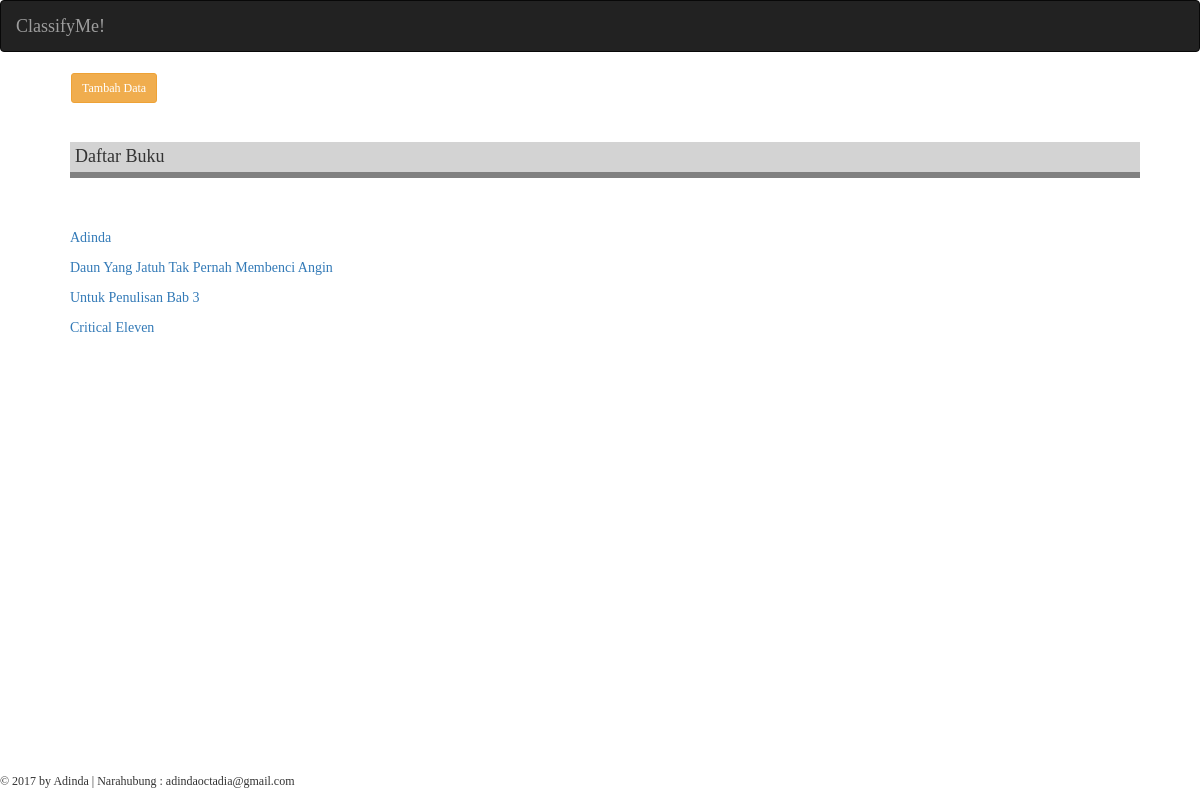
The app's page /classifyme/input/data/, older data.
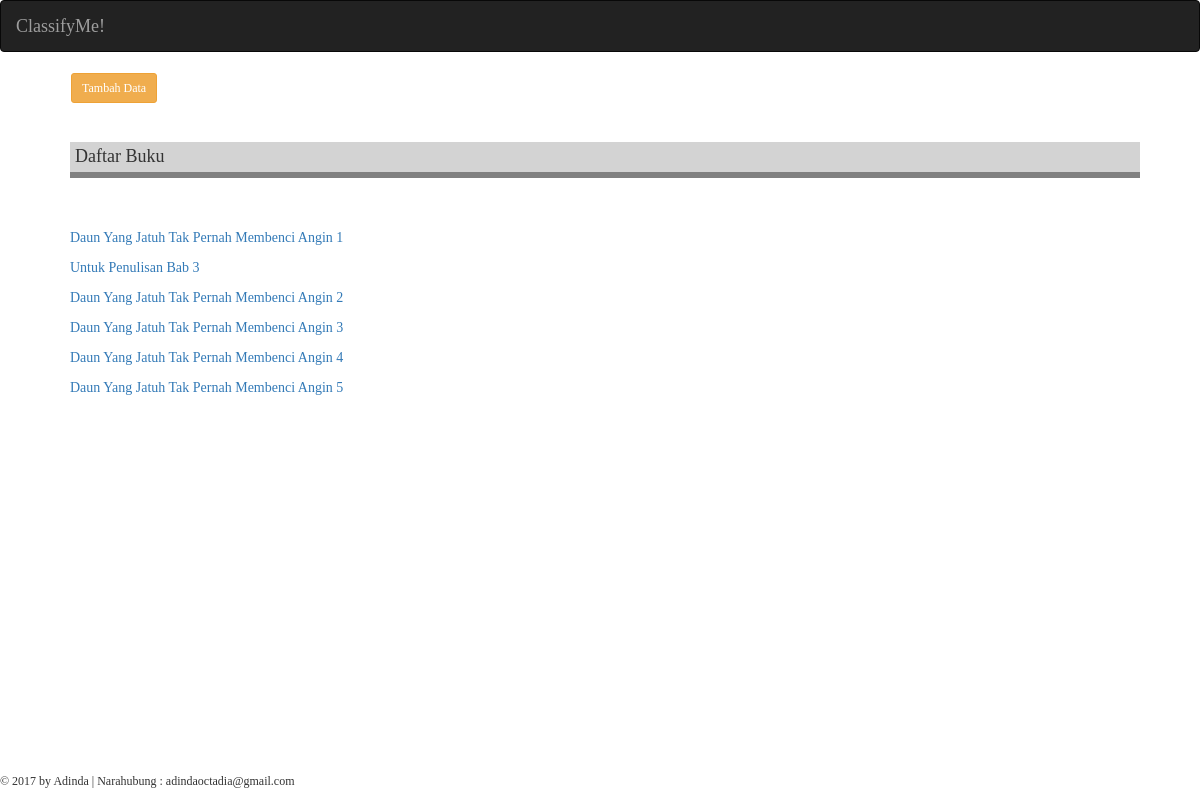
The same page, newer data.
### classifyme/models.py (models this page shows, shortened)
class Buku(models.Model):
    penulis = models.CharField(max_length=20)
    judul = models.CharField(max_length=100)
    penerbit = models.CharField(max_length=30)
    tahun_terbit = models.CharField(max_length=4)
    training_set_positif = models.ForeignKey(TrainingSetPos, null=True)
    training_set_negatif = models.ForeignKey(TrainingSetNeg, null=True)
    testing_set = models.FileField(blank=True, null=True, upload_to='files/%Y/%m/%d/')
    priors_pos = models.FloatField(blank=True, null=True)
    priors_neg = models.FloatField(blank=True, null=True)
    hasil_pos = models.FloatField(blank=True, null=True)
    hasil_neg = models.FloatField(blank=True, null=True)
    hasil_klasifikasi = models.CharField(max_length=20, blank=True, null=True)

### classifyme/views.py (the view)
# urls.py: url(r'^classifyme/input/data/$', views.data, name='data'),
def data(request):
    context = {}
    buku_query = Buku.objects.all()
    context['buku'] = buku_query
    return render(request, 'classifyme/data.html', context)

### templates/classifyme/data.html
{% extends 'classifyme/base.html' %}
{% block content %}
<div class="content container">
  <div class="row">
    <div class="col-md-12">
      <div class="navbar" style="margin-left: 40px;">
        <a href="{% url 'classifyme:input' %}" button type="button" class="btn btn-warning btn-sm">Tambah Data</a>
      </div>
          <h4 style="margin-left: 40px; border-bottom: 6px solid grey; background-color: lightgrey; padding: 5px;">Daftar Buku</h4>
          <br>
          <br>
          {% for q in buku %}
          <p style="margin-left: 40px;"><a href="{% url 'classifyme:textmining' q.id%}">{{q.judul}}</a></p>
          {% endfor %}
          <br>
          <br>
          <br>
    </div>
  </div>
</div>
{% endblock %}

### templates/classifyme/base.html (shortened to what this page needs)
{% load staticfiles %}
<html>
  <head>
    <link rel="stylesheet" href="https://maxcdn.bootstrapcdn.com/bootstrap/3.3.7/css/bootstrap.min.css">
    <link rel="stylesheet" href="https://maxcdn.bootstrapcdn.com/bootstrap/3.3.7/css/bootstrap.min.css">
    <link rel="stylesheet" href="{% static 'classifyme.css' %}">
  </head>
  <body>
    <nav class="navbar navbar-inverse">
      <div class="container-fluid">
        <div class="navbar-header">
          <a class="navbar-brand" href="#">ClassifyMe!</a>
        </div>
      </div>
    </nav>
    {% block content %}
    {% endblock %}
    <div class="footer">
        <p>&copy; 2017 by Adinda | Narahubung : adindaoctadia@gmail.com</p>
    </div>
  </body>
</html>

### static/classifyme.css (style rules this page uses)
body { font-family: "Lobster", cursive; margin: 0; width: 100%; height: 100%; }
.navbar { color: grey; font-size: 15px; text-decoration: none; }
.row { display: table; width: 100%; }
.footer { position: fixed; bottom: 0; font-family: 'Century Gothic'; font-size: 12px; margin-top: 30px; }

Row changes from the older to the newer data that the page shows:
removed Buku: judul "Adinda"
changed Buku: judul "Daun Yang Jatuh Tak Pernah Membenci Angin" → "Daun Yang Jatuh Tak Pernah Membenci Angin 1"
changed Buku: judul "Critical Eleven" → "Daun Yang Jatuh Tak Pernah Membenci Angin 2"
added Buku: judul "Daun Yang Jatuh Tak Pernah Membenci Angin 3"
added Buku: judul "Daun Yang Jatuh Tak Pernah Membenci Angin 4"
added Buku: judul "Daun Yang Jatuh Tak Pernah Membenci Angin 5"
